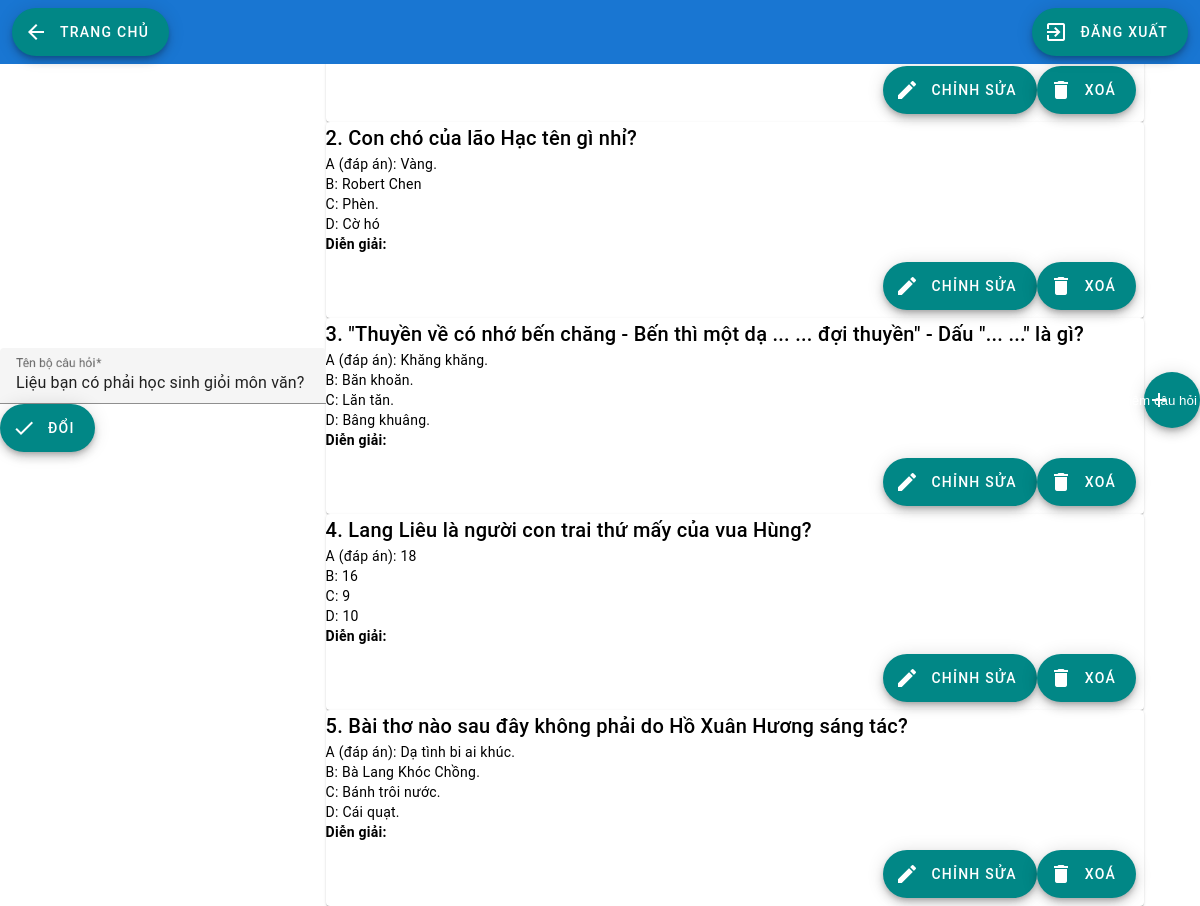
/admin/manage-question?k=12 (signed in), run on the app's committed database.
### tables this page shows
CREATE TABLE IF NOT EXISTS `daisy_collection` (
  `id` int(11) NOT NULL AUTO_INCREMENT COMMENT 'ID của bộ câu hỏi',
  `created_at` timestamp NULL DEFAULT current_timestamp() COMMENT 'Thời gian tạo của bộ câu hỏi này',
  `name` varchar(255) DEFAULT 'Bộ câu hỏi không tên' COMMENT 'Tên của bộ câu hỏi',
  `admin_id` int(11) DEFAULT NULL COMMENT 'Bộ câu hỏi thuộc về ai ? (Người tạo)',
  `description` text DEFAULT NULL COMMENT 'Mô tả về bộ câu hỏi',
  PRIMARY KEY (`id`),
  KEY `admin_id` (`admin_id`),
  CONSTRAINT `FK_daisy_collection_daisy_admin_login` FOREIGN KEY (`admin_id`) REFERENCES `daisy_admin` (`id`) ON DELETE CASCADE ON UPDATE CASCADE
);

CREATE TABLE IF NOT EXISTS `daisy_question` (
  `id` int(11) NOT NULL AUTO_INCREMENT COMMENT 'Mã câu hỏi',
  `body` text DEFAULT NULL,
  `choice_a` text DEFAULT NULL COMMENT 'Đáp án',
  `choice_b` text DEFAULT NULL COMMENT 'Phương án 1',
  `choice_c` text DEFAULT NULL COMMENT 'Phương án 2',
  `collection_id` int(11) DEFAULT NULL COMMENT 'Thuộc về bộ câu hỏi nào',
  `choice_d` text DEFAULT NULL COMMENT 'Phương án 3',
  `created_at` timestamp NULL DEFAULT current_timestamp() COMMENT 'Thời gian tạo câu hỏi',
  `explaination` text DEFAULT NULL COMMENT 'Giải thích cho câu trả lời',
  PRIMARY KEY (`id`),
  KEY `collection_id` (`collection_id`),
  KEY `id` (`id`,`collection_id`),
  CONSTRAINT `FK_daisy_question_daisy_collection` FOREIGN KEY (`collection_id`) REFERENCES `daisy_collection` (`id`) ON DELETE CASCADE
);

### database.php (called while the page is built, shortened)
<?php
function path($dir)
{
	$str = '/DaisyQuizzes/' . $dir;
	return $str;
}

### middleware/auth_admin.php (called while the page is built, shortened)
<?php
	function db_authen ($conn, $userid, $collection) {
		$sql = "SELECT admin_id, name FROM daisy_collection WHERE id = $collection";
		$result = $conn->query ($sql);
		$result = $result->fetch_assoc ();
		return $result['name'];
	}
?>

### admin/manage-question/index.php (the view, shortened to what this page needs)
<?php
$DOCUMENT_ROOT = $_SERVER['DOCUMENT_ROOT'];
if (substr_count($_SERVER['DOCUMENT_ROOT'], 'DaisyQuizzes') == 0) {
	$DOCUMENT_ROOT = $DOCUMENT_ROOT . '/DaisyQuizzes';
}
include($DOCUMENT_ROOT . '/middleware/auth_admin.php');
include($DOCUMENT_ROOT . '/database.php');
function db_fetch_questions($conn, $collection)
{
	$sql = "SELECT id, body, choice_a, choice_b, choice_c, choice_d, explaination FROM daisy_question WHERE collection_id = $collection";
	$result = [];
	$q = $conn->query($sql);
	while ($row = $q->fetch_assoc()) {
		$result[] = $row;
	}
	return $result;
}
$userid = $_SESSION['userid'];
$collection = $_GET['k'];
$conn = db_connect();
$collection_name = db_authen($conn, $userid, $collection);
$data = db_fetch_questions($conn, $collection);
		?>
<html>
<head>
	<link href="<?php echo path("/assets/material-components-web.min.css") ?> " rel="stylesheet">
	<link href="./styles.css" rel="stylesheet" type="text/css">
</head>
<body>
	<header class="mdc-top-app-bar" data-mdc-auto-init="MDCTopAppBar">
		<div class="mdc-top-app-bar__row">
			<section class="mdc-top-app-bar__section mdc-top-app-bar__section--align-start">
				<button class="mdc-fab mdc-fab--extended" onclick="linkTo('../dashboard.php')">
					<span class="material-icons mdc-fab__icon">arrow_back</span>
					<span class="mdc-fab__label">Trang chủ</span>
				</button>
			</section>
			<section class="mdc-top-app-bar__section mdc-top-app-bar__section--align-end">
				<button class="mdc-fab mdc-fab--extended" onclick="linkTo('../logout.php')">
					<span class="material-icons mdc-fab__icon">exit_to_app</span>
					<span class="mdc-fab__label">Đăng xuất</span>
				</button>
			</section>
		</div>
	</header>
	<div id="wrapper">
		<form action="modify.php?k=<?php echo $collection ?>" method="post" id="fCName">
			<div class="mdc-text-field" data-mdc-auto-init="MDCTextField" id="collection_name">
				<input class="mdc-text-field__input" name="collection_name" value="<?php echo $collection_name ?>" required>
				<label for="collection_name" class="mdc-floating-label">Tên bộ câu hỏi</label>
			</div>
			<button id="change" class="mdc-fab mdc-fab--extended" type="submit">
				<div class="mdc-fab__ripple"></div>
				<span class="material-icons mdc-fab__icon">check</span>
				<span class="mdc-fab__label">Đổi</span>
			</button>
		</form>
		<div id="content">
			<?php
			$cnt = 0;
			foreach ($data as $each) {
				$cnt++;
				?>
				<div class="mdc-card demo-card">
					<div class="mdc-card__content">
						<div class="demo-card__primary">
							<h2 class="demo-card__title mdc-typography mdc-typography--headline6"><?php echo "$cnt. "
																											. $each['body'] ?></h2>
						</div>
						<div class="demo-card__secondary mdc-typography mdc-typography--body2">
							<?php
								echo 'A (đáp án): ' . $each['choice_a'] . "<br>";
								echo 'B: ' . $each['choice_b'] . "<br>";
								echo 'C: ' . $each['choice_c'] . "<br>";
								echo 'D: ' . $each['choice_d'] . "<br>";
								echo '<b>Diễn giải: </b> <i>' . $each['explaination'] . "</i><br>";
								?>
						</div>
					</div>
					<div class="mdc-card__actions">
						<div class="mdc-card__action-icons">
							<button class="mdc-fab mdc-fab--extended mdc-fab-edit" onclick="open_confirm_question('edit', 'Chỉnh sửa câu hỏi', 'modify_question.php?k=<?php echo $collection ?>&question=<?php echo $each['id'] ?>', '<?php echo $each['body'] ?>', '<?php echo $each['choice_a'] ?>', '<?php echo $each['choice_b'] ?>', '<?php echo $each['choice_c'] ?>', '<?php echo $each['choice_d'] ?>', '<?php echo $each['explaination'] ?>')">
								<div class="mdc-fab__ripple"></div>
								<i class="material-icons mdc-fab__icon">edit</i>
								<span class="mdc-fab__label">Chỉnh sửa</span>
							</button>
							<button class="mdc-fab mdc-fab--extended mdc-fab-delete" onclick="open_confirm('delete', 'Xoá câu hỏi', 'Bạn có chắc muốn xoá câu hỏi?', 'delete_question.php?k=<?php echo $collection; ?>&question=<?php echo $each['id']; ?>')">
								<div class="mdc-fab__ripple"></div>
								<i class="material-icons mdc-fab__icon">delete</i>
								<span class="mdc-fab__label">Xoá</span>
							</button>
						</div>
					</div>
				</div>
			<?php
			}
			?>
		</div>
		<div class="tooltip">
			<button class="mdc-fab app-fab--absolute" aria-label="Add" onclick="open_confirm_question('add', 'Thêm câu hỏi', 'add_question.php?k=<?php echo $collection ?>')">
				<div class="mdc-fab__ripple"></div>
				<span class="mdc-fab__icon material-icons">add</span>
				<span class="tooltiptext" id="myTooltip" style="width: max-content;margin-left: -55px;bottom: 116%;">Thêm câu hỏi</span>
			</button>
		</div>
	</div>
</body>
</html>

### admin/login/styles.css (style rules this page uses)
* { margin: 0; padding: 0; }
:root { --mdc-theme-primary: #1976d2 !important; }
#wrapper { height: 100%; display: flex; align-items: center; justify-content: center; }
.mdc-text-field { width: 100%; }

### data on the page
daisy_collection: collection_name "Liệu bạn có phải học sinh giỏi môn văn?"
daisy_question: body "Con chó của lão Hạc tên gì nhỉ?", choice_a "Vàng.", choice_b "Robert Chen", choice_c "Phèn.", choice_d "Cờ hó"
daisy_question: body "\"Thuyền về có nhớ bến chăng - Bến thì một dạ ... ... đợi thuyền\" - Dấu \"... ...\" là gì?", choice_a "Khăng khăng.", choice_b "Băn khoăn.", choice_c "Lăn tăn.", choice_d "Bâng khuâng."
daisy_question: body "Lang Liêu là người con trai thứ mấy của vua Hùng?", choice_a "18", choice_b "16", choice_c "9", choice_d "10"
daisy_question: body "Bài thơ nào sau đây không phải do Hồ Xuân Hương sáng tác?", choice_a "Dạ tình bi ai khúc.", choice_b "Bà Lang Khóc Chồng.", choice_c "Bánh trôi nước.", choice_d "Cái quạt."
